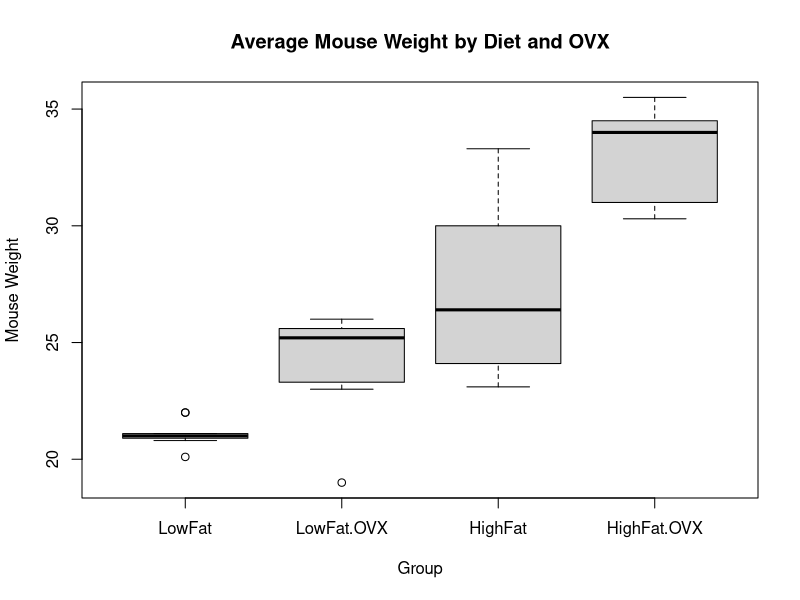
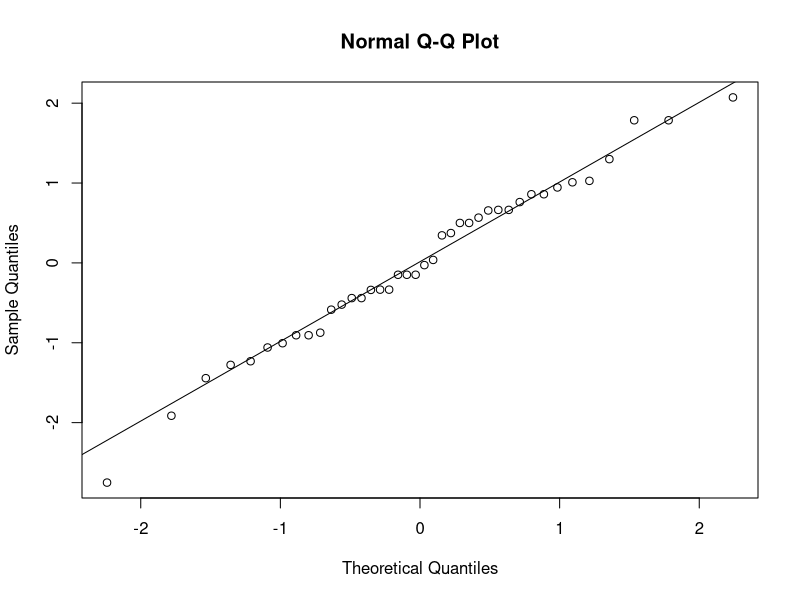
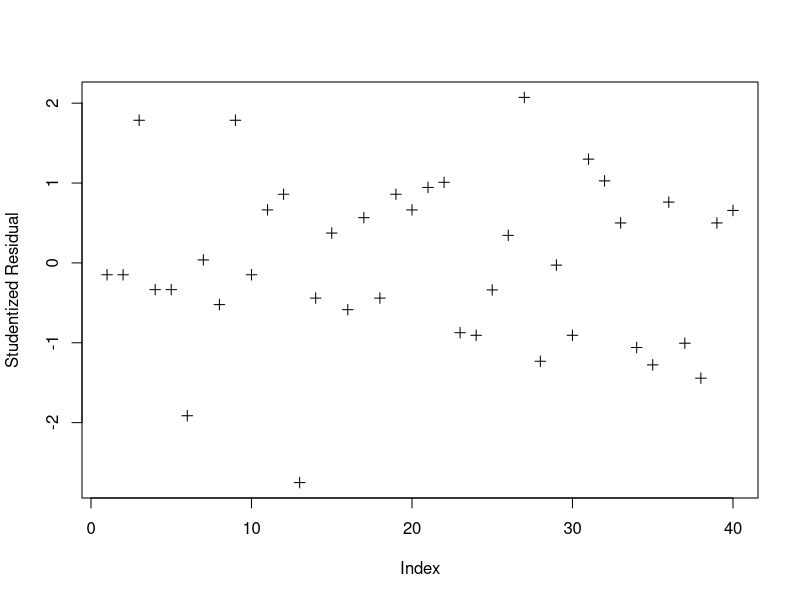
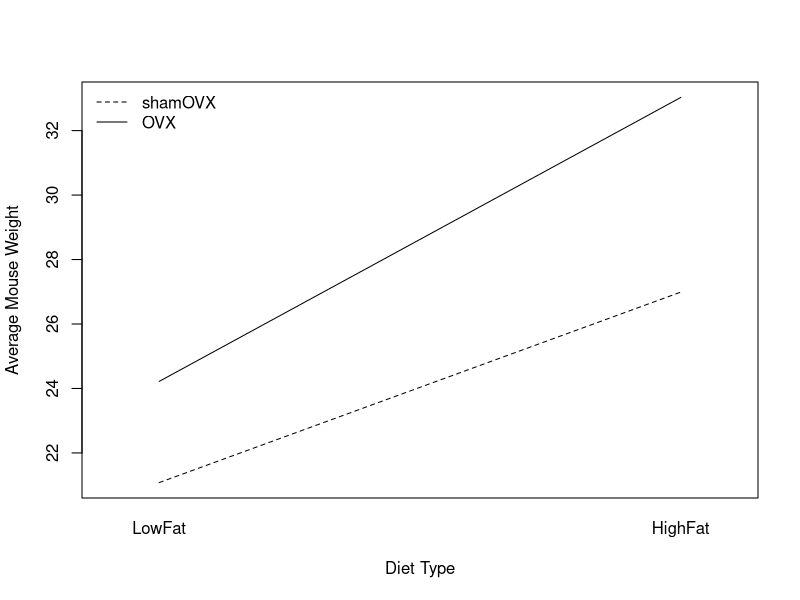
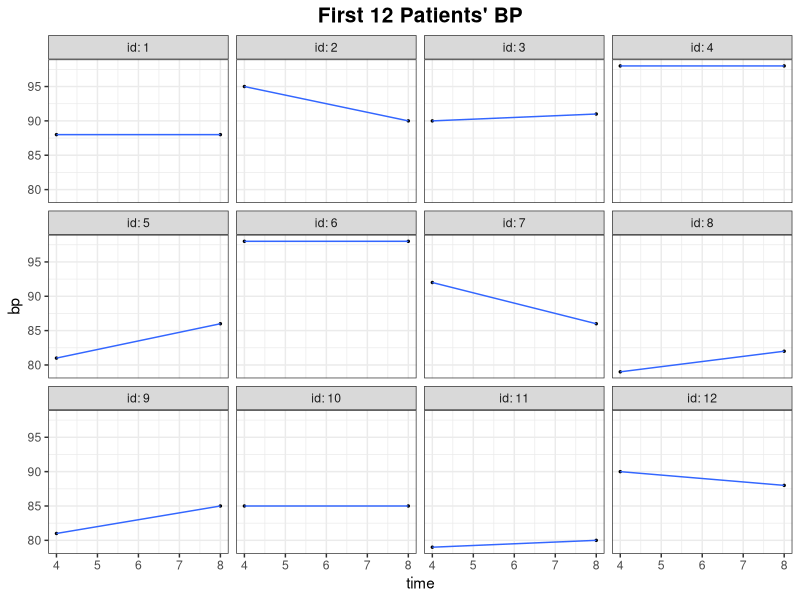
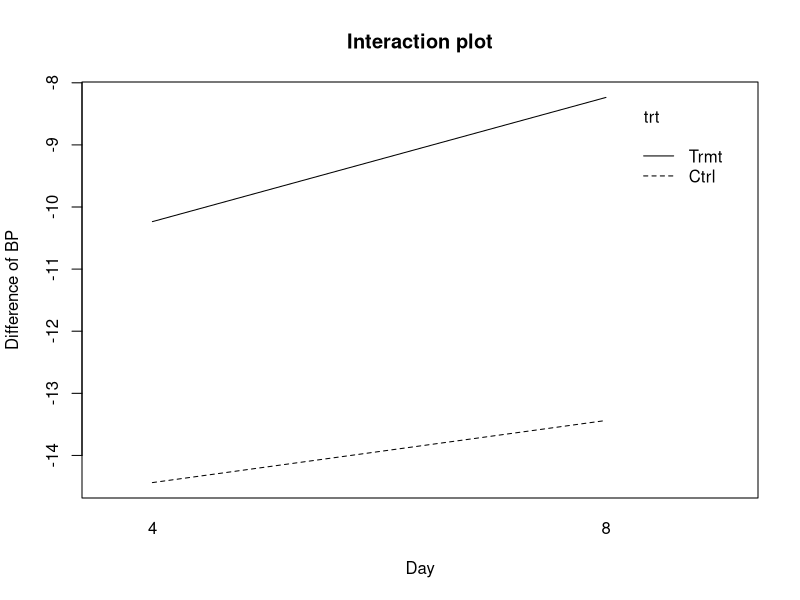

Write the R code that produced these figures, in order.
# This R script is for Core Knowledge Seminar on 03/30/2022 about Biostatistics-ANOVA by Taehoon Ha.

# R packages we need
library(dplyr)
library(readxl)
library(multcomp)
library(ggplot2)
library(lme4)
library(lmerTest)

# For those who do not have packages above, please uncomment the following codes and install packages.
# install.packages(c("dplyr", "readxl", "multcomp"))

# Today's dataset - Diet and Ovx
dat.work <- read_xlsx("CoreKnowledge.xlsx", sheet = 1)
# Factorize the categorical variable as preprocessing
dat.work$GroupName <- factor(dat.work$GroupName, levels = c("LowFat", "LowFat.OVX", "HighFat", "HighFat.OVX"))

#########################################################
# One-way ANOVA using cell means model
cellmeans_model <- lm(MouseWt ~ GroupName -1, data = dat.work)
summary(cellmeans_model)

# As anova p-value is significant, we should move on to post-hoc analysis to identify which group mean(s) are significant.
anova(cellmeans_model)

# Post-hoc analysis
aov.cellmeans <- aov(MouseWt ~ GroupName -1, data = dat.work)
summary(glht(aov.cellmeans, linfct=mcp(GroupName="Tukey")), test = adjusted("none"))

# In the contrast matrix K,
# - 1st column: LowFat.shamOVX group
# - 2nd column: LowFat.OVX group
# - 3rd column: HighFat.shamOVX group
# - 4th column: HighFat.OVX group
K <- rbind("OVX effect in LF"     = c(-1, 1, 0, 0),
           "OVX effect in HF"     = c(0, 0, -1, 1),
           "HF effect in shamOVX" = c(-1, 0, 1, 0),
           "HF effect in OVX"     = c(0, -1, 0, 1),
           "OVX effect"           = c(-1, 1, -1, 1),
           "HF effect"            = c(-1, -1, 1, 1), 
           "OVX HF Interation"    = c(1, -1, -1, 1))
summary(glht(aov.cellmeans, linfct=mcp(GroupName=K)), test = adjusted(type="none"))

# Visualizing the group differences using boxplot
boxplot(MouseWt ~ GroupName, data = dat.work,
        xlab = "Group", ylab = "Mouse Weight",
        main = "Average Mouse Weight by Diet and OVX")

# Weighted linear regression could make the data better fit: inverse variance weighting
wts <- 1/rep(tapply(dat.work$MouseWt, dat.work$GroupName, var),each=10)
cellmeans_model <- lm(MouseWt~ GroupName-1, data=dat.work, weights=wts)

# Model diagnostics: assumption check (1) - normality
qqnorm(rstudent(cellmeans_model))
qqline(rstudent(cellmeans_model))

# Model diagnostics: assumption check (2) - homegeneity of variances
plot(1:nrow(dat.work), rstudent(cellmeans_model), pch = 3,
     xlab="Index", ylab="Studentized Residual")

#########################################################

# Two-way ANOVA using effects model
dat.work$Diet <- factor(dat.work$Diet, levels = c("LowFat", "HighFat"))
dat.work$OVX <- factor(dat.work$OVX, levels = c("shamOVX", "OVX"))
effects_model <- lm(MouseWt ~ Diet * OVX, data = dat.work)
summary(effects_model)
anova(effects_model)
K2 <- rbind("LF.OVX - LF" = c(0,0,1,0),
            "HF.OVX - HF" = c(0,0,1,1),
            "HF - LF" = c(0,1,0,0),
            "HF.OVX - LF.OVX" = c(0,1,0,1),
            "LF.OVX + HF.OVX - LF - HF" = c(0,0,2,1),
            "HF + HF.OVX - LF - LF.OVX" = c(0,2,0,1), 
            "HF.OVX - HF - LF.OVX + LF"= c(0, 0, 0, 1))
summary(glht(effects_model, linfct=K2), test=adjusted(type="none"))

# Interaction plot between Diet and Ovx
interaction.plot(dat.work$Diet, dat.work$OVX, dat.work$MouseWt, 
                 xlab="Diet Type", ylab="Average Mouse Weight",
                 legend=F, lty=2:1)
legend("topleft", legend=levels(dat.work$OVX), lty=2:1, bty="n")

#########################################################

# Partial F-test
reduced_model <- lm(MouseWt ~ Diet, data = dat.work)
full_model <- lm(MouseWt ~ Diet + OVX + Diet * OVX, data = dat.work)
anova(reduced_model, full_model)

#########################################################

# Mixed-effects model

# Today's dataset - longitudinal blood pressure between drug types
blood_data <- read_xlsx("CoreKnowledge.xlsx", sheet = 2) %>%
    mutate(id = factor(id),
           trt = factor(trt))

# First 12 patients' bp change over time
ggplot(blood_data %>% filter(id %in% 1:12), aes(x=time, y=bp)) +
    geom_point(size=0.5) +
    stat_smooth(method = "lm",se=F,size=0.5)+
    facet_wrap("id", labeller = label_both)+ 
    theme_bw() +
    ggtitle("First 12 Patients' BP") +
    theme(plot.title = element_text(hjust = 0.5, size = 15, face = "bold"))

# Interaction plot between Drug type and Time
blood_data$time <- factor(blood_data$time)
with(blood_data, interaction.plot(x.factor = time, trace.factor = trt, response = d,
                                  xlab = "Day", ylab = "Difference of BP", 
                                  main = "Interaction plot"))

# Mixed effects modeling
blood_fit <- lmer(d ~ trt + time + trt * time + (1|id), data = blood_data)
summary(blood_fit)
